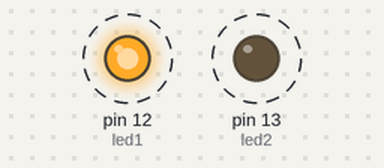
The sketch below on a simulated Arduino Uno, built with avr-gcc and run on an emulated ATmega328P. Shown: output pins drawn as LEDs (lit = HIGH). Dashed ring = blinking.

Above: at 0.2 s.
Timing chart, 0 to 3.0 s (numbered marks = the images above):
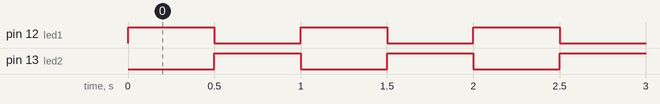

The sketch:

FlipFlop.ino
```cpp
#define led1 12
#define led2 13

void setup() {
pinMode(led1,OUTPUT);
pinMode(led2,OUTPUT);
}

void loop() {
 digitalWrite(led1,HIGH);
 digitalWrite(led2,LOW);
 delay(500);
 digitalWrite(led2,HIGH);
 digitalWrite(led1,LOW);
 delay(500);
}
```

Measured:
- by itself, pin 12 (led1), pin 13 (led2): alternates HIGH for 0.50 s and LOW for 0.50 s
